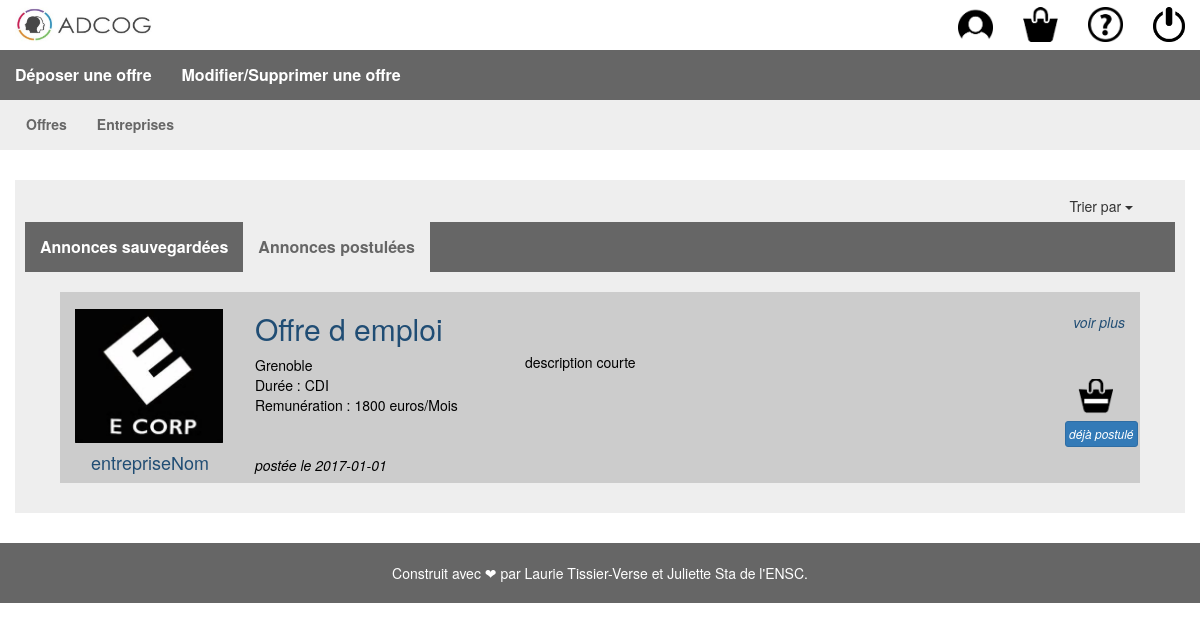
Screenshot of /panierPost.php (signed in) with the database file from the repository.
### tables this page shows
CREATE TABLE `liaison_panier` (
  `liaisonPanier_id` integer primary key auto_increment,
  `liaisonPanier_postule` tinyint(1),
  `utilisateur_id` int(11) NOT NULL,
  `offre_id` int(11) NOT NULL,
  `liaisonPanier_save` tinyint(1)
);

CREATE TABLE `entreprise` (
  `entreprise_id` integer primary key auto_increment,
  `entreprise_nom` tinytext NOT NULL,
  `entreprise_siteInternet` tinytext,
  `entreprise_descrCourte` longtext,
  `entreprise_descrLong` longtext NOT NULL,
  `entreprise_logo` tinytext
);

CREATE TABLE `offre` (
  `offre_id` integer primary key auto_increment,
  `offre_nom` tinytext NOT NULL,
  `offre_datePoste` date NOT NULL,
  `offre_mdp` tinytext NOT NULL,
  `offre_profil` tinytext NOT NULL COMMENT 'Stage, Emploi',
  `offre_dateDeb` date DEFAULT NULL,
  `offre_duree` tinytext,
  `offre_descrCourte` tinytext,
  `offre_descrLongue` longtext NOT NULL,
  `offre_fichier` tinytext,
  `offre_valide` tinyint(1) DEFAULT NULL,
  `offre_signalee` tinyint(1) DEFAULT NULL,
  `offre_renum` tinytext,
  `contact_id` int(11) NOT NULL,
  `entreprise_id` int(11) NOT NULL,
  `adresse_id` int(11) DEFAULT NULL
);

CREATE TABLE `adresse` (
  `adresse_id` integer primary key auto_increment,
  `adresse_voie` tinytext,
  `adresse_ville` tinytext,
  `adresse_cp` int(11),
  `adresse_pays` tinytext 
);

### panierPost.php (the view, shortened to what this page needs)
<!DOCTYPE html>
<html>
    <head>
    <?php
      include("includes/head.php");
      print     '<title>Panier</title></head>';
      include("includes/header.php");
    ?>
    <body>
        <div class="container">
            <div class="enBasADroite margeDroite">
            <div class="btn-group ">
              <button type="button" class="btn btn-default dropdown-toggle grisclair" data-toggle="dropdown" aria-haspopup="true" aria-expanded="false">
                Trier par <span class="caret"></span>
              </button>
            </div></div>
        <?php
        function AfficherOffre($offre_id,$postule,$liaison_id,$save,$bool)
            {
                require("db/connect.php");
                $requete="SELECT * FROM offre WHERE offre_id = $offre_id";
                $resultat=$BDD->query($requete);
                $offre=$resultat->fetch();
                $requete='SELECT * FROM entreprise WHERE entreprise_id ='. $offre ["entreprise_id"];
                $resultat=$BDD->query($requete);
                $entreprise=$resultat->fetch();
                if ($offre ["adresse_id"] != null) {
                $requete='SELECT * FROM adresse WHERE adresse_id ='. $offre ["adresse_id"];
                $resultat=$BDD->query($requete);
                $adresse=$resultat->fetch();}
                if (!$bool) print '<div class="row centreOffre fondFonce">';
                print '
                <div class="col-xs-2 col-sm-3 col-md-9 col-lg-2">';
                print'<a href="entreprise.php?entreprise='.$entreprise['entreprise_id'].'">
                    <img class="imageOffre"  alt="logoEntreprise" src="logos/'.$entreprise['entreprise_logo'].'"/></a><br/><h4>'
                        . '<a href="entreprise.php?entreprise='.$entreprise['entreprise_id'].'">'.
                    $entreprise['entreprise_nom'].'</a><h4/>
                </div>
                <div class="col-xs-10 col-sm-9 col-md-3 col-lg-3 ">
                    <div class="margeSimpson">
                    <h2> <a href="detailEmploi.php?offre='.$offre['offre_id'].'">'.
                        $offre['offre_nom'].'</a></h2>';
                if (isset($adresse)) {print $adresse['adresse_ville'].'<br/>';}
                print   'Durée : '.$offre['offre_duree']
                        . '<br/>Remunération : '.$offre['offre_renum'].
                        '<br/><br/><br/><i>postée le '.$offre['offre_datePoste'].'</i>
                    </div>
            </div>';
            print'<div class="col-xs-8 col-sm-9 col-md-9 col-lg-6 ">
                <div class="margeSimpson2">'.
                    $offre['offre_descrCourte'].
                '</div>
            </div>
            <div class="col-xs-4 col-sm-3 col-md-3 col-lg-1 enBasADroite">
            <br/>
                <a href="detailEmploi.php?offre='.$offre['offre_id'].'">
                <i>voir plus</i>
                </a><br/><br/><br/>';
                if (($save==1)) print '<a type="button" id="btn_save'.$offre_id.'" class="btn " onClick="fctDejaSave2('.$liaison_id.','.$offre_id.')"><img src="images/panierMoins.PNG" class="imagePanier" alt="..."></a>';
                else { print '<a type="button" id="btn_save'.$offre_id.'" class="btn " onClick="fctSave2('.$liaison_id.','.$offre_id.')"><img src="images/panierPlus.PNG" class="imagePanier" alt="..."></a>';}
                print '<br/>';
                if ($postule==1) print '<button type="button" id="btn_postule'.$offre_id.'" class="btn btn-primary btn-sm " onClick="fctDejaPostuler('.$_SESSION['id'].','.$liaison_id.','.$offre_id.')"><i>déjà postulé</i></button>';
                else { print '<button type="button" id="btn_postule'.$offre_id.'" class="btn btn-primary btn-sm" onClick="fctPostuler('.$_SESSION['id'].','.$liaison_id.','.$offre_id.')">postuler</button>';}
            print'</div>
        </div>';
            }
                print '
        <nav  class="navbar navbar-default gris" role="navigation">
             <ul class="nav navbar-nav">
                 <li><a href="panierSave.php" class="navPrincipale">Annonces sauvegardées</a></li>
                 <li><a href="panierPost.php" class="navCouleurContainer">Annonces postulées</a></li>
             </ul>
        </nav>
        <br/>';
        require("db/connect.php");
        if(isset($_SESSION['id']))
        {
                if ( (isset($_GET['tri']) && $_GET['tri']=="recent") || !(isset($_GET['tri'])) )
                {
                    $requete='SELECT * FROM liaison_panier,offre WHERE utilisateur_id='.$_SESSION['id'].' AND offre_valide=1 '
                            . 'AND offre_signalee=0 AND liaison_panier.offre_id=offre.offre_id ORDER BY offre_datePoste DESC';
                }
                $resultat=$BDD -> query($requete);
                $tableauResultat=$resultat->fetchAll();
                $bool=true;
                if ($resultat->rowCount()==0)
                {
                    print 'Vous n\'avez postulé à aucune offre pour le moment !<br/>';
                }
                else {
                    foreach($tableauResultat as $liaison)
                    {
                        $offre_id=$liaison['offre_id'];
                        $postule=$liaison['liaisonPanier_postule'];
                        $save=$liaison['liaisonPanier_save'];
                        $liaison_id=$liaison['liaisonPanier_id'];
                        if ($postule==1)
                        {
                            $bool=!$bool;
                            AfficherOffre($offre_id,$postule,$liaison_id,$save,$bool);
                        }
                    }
                }
            }
            ?>    </br>
        </div>
        <?php include("includes/footer.php"); ?>
    </body>
<html/>

### css/style.css (style rules this page uses)
a { color :#204d74; }
.fondFonce { background-color:#ccc; color:black; }
.container { background-color:#eee; margin: 30px auto; padding: 10px; }
div { text-align: justify; text-justify: inter-word; }
h4 { text-align: center; }
.btn-group-sm>.btn, .btn-sm { padding :3px 3px; }
.imageOffre { margin-top: 17px; max-width: 148px; max-height:220px; }
.imagePanier { height:35px; }
.margeDroite { margin-right: 30px; }
.margeSimpson { margin-top: 17px; }
.margeSimpson2 { margin-top: 60px; }
.enBasADroite { align-content: right; text-align:right; }
.centreOffre { margin-left:35px; margin-right:35px; }
.navCouleurContainer { font-size: 16px; font-weight: bold; background-color:#eee !important; color:#666 !important; }
.navbar-default { margin-bottom: 0px; }
.gris { background-color: #666; border: none; border-radius: 0px; }
.navPrincipale { color: #FFFFFF !important; font-size: 16px; font-weight: bold; }
.grisclair { background-color: #eee; border: none; border-radius: 0px; }

### rows the page displays
liaison_panier: entreprise.entreprise_logo (picture), entreprise.entreprise_nom "entrepriseNom", offre.offre_nom "Offre d emploi", adresse.adresse_ville "Grenoble", offre.offre_duree "CDI", offre.offre_renum "1800 euros/Mois", offre.offre_datePoste "2017-01-01", offre.offre_descrCourte "description courte", liaisonPanier_postule 1 (drawn)
